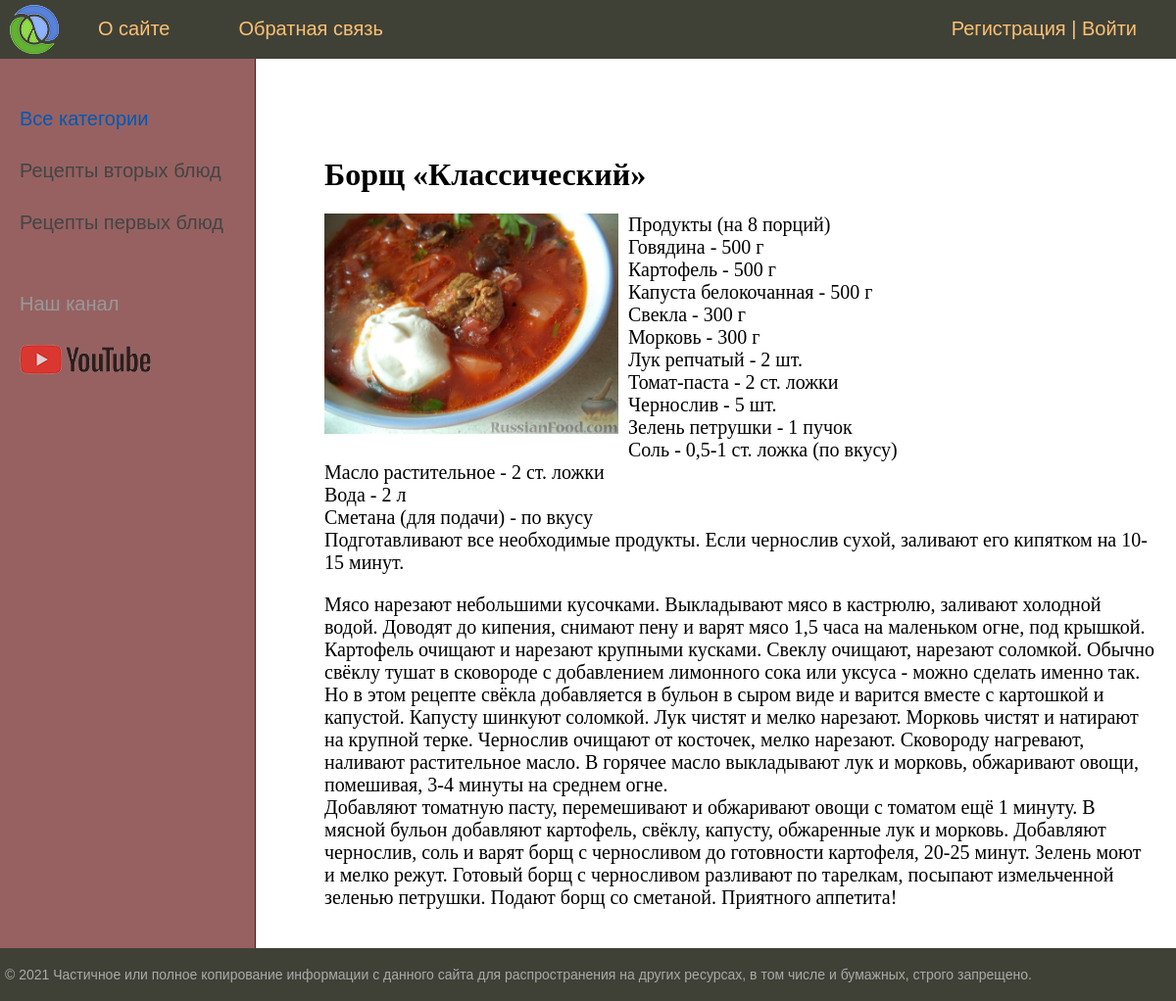
The app's page /post/borsh-klassicheskij/ with its own data.
### post/models.py (models this page shows, shortened)
class Category(models.Model):
    name = models.CharField(max_length=100, db_index=True, verbose_name="Категории")
    slug = models.SlugField(max_length=255, unique=True, db_index=True, verbose_name="URL")
    def get_absolute_url(self):
        return reverse('category', kwargs={'cat_slug': self.slug})
    class Meta:
        verbose_name = 'Категория'
        verbose_name_plural = 'Категории'
        ordering = ['id']

class Recipe(models.Model):
    title = models.CharField(max_length=255, verbose_name="Заголовок")
    slug = models.SlugField(max_length=255, unique=True, db_index=True, verbose_name="URL")
    content = models.TextField(blank=True, verbose_name="Рецепт")
    photo = models.ImageField(upload_to="photos/%Y/%m/%d/", verbose_name="Фото")
    time_create = models.DateTimeField(auto_now_add=True, verbose_name="Время создания")
    time_update = models.DateTimeField(auto_now=True, verbose_name="Время изменения")
    is_published = models.BooleanField(default=True, verbose_name="Публикация")
    cat = models.ForeignKey('Category', on_delete=models.PROTECT, verbose_name="Категории")
    def __str__(self):
        return self.title
    class Meta:
        verbose_name = 'Рецепт'
        verbose_name_plural = 'Рецепты'
        ordering = ['id']

### post/views.py (the view)
# urls.py: path('post/<slug:post_slug>/', ShowPost.as_view(), name='post'),
class ShowPost(DataMixin, DetailView):
    model = Recipe
    template_name = 'post/post.html'
    slug_url_kwarg = 'post_slug'
    context_object_name = 'post'
    def get_context_data(self, *, object_list=None, **kwargs):
        context = super().get_context_data(**kwargs)
        c_def = self.get_user_context(title=context['post'])
        return context | c_def

### post/utils.py (called while the page is built)
    def get_user_context(self, **kwargs):
        context = kwargs
        cats = Category.objects.annotate(Count('recipe'))
        user_menu = menu.copy()
        if not self.request.user.is_authenticated:
            user_menu.pop(1)
        context['menu'] = user_menu
        context['cats'] = cats
        if 'cat_selected' not in context:
            context['cat_selected'] = 0
        return context

### post/templates/post/post.html
{% extends 'post/base.html' %}
{% block content %}
<h1>{{post.title}}</h1>
{% if post.photo %}
<p><img class="img-article-left" src="{{post.photo.url}}"></p>
{% endif %}
{{post.content|linebreaks}}
{% endblock %}

### post/templates/post/base.html (shortened to what this page needs)
{% load static %}
{% load post_tags %}
<!DOCTYPE html>
<html>
<head>
	<link type="text/css" href="{% static 'post/css/styles.css' %}" rel="stylesheet" />
</head>
<body>
<table class="table-page" border=0 cellpadding="0" cellspacing="0">
<tr><td valign=top>
{% block mainmenu %}
		<div class="header">
			<ul id="mainmenu" class="mainmenu">
			<li class="logo"><a href="{% url 'home' %}"><div class="logo"></div></a></li>
{% for m in menu %}
			<li><a href="{% url m.url_name %}">{{m.title}}</a></li>
{% endfor %}
				{% if request.user.is_authenticated %}
				<li class="last"> {{user.username}} | <a href="{% url 'logout' %}">Выйти</a></li>
				{% else %}
				<li class="last"><a href="{% url 'register' %}">Регистрация</a> | <a href="{% url 'login' %}">Войти</a></li>
				{% endif %}
			</ul>
		</div>
{% endblock mainmenu %}
<table class="table-content" border=0 cellpadding="0" cellspacing="0">
<tr>
	<td valign="top" class="left-chapters">
	<ul id="leftchapters">
{% if cat_selected == 0 %}
		<li class="selected">Все категории</li>
{% else %}
		<li><a href="{% url 'home' %}">Все категории</a></li>
{% endif %}
{% for c in cats %}
{% if c.recipe__count > 0 %}
	{% if c.pk == cat_selected %}
		<li class="selected">{{c.name}}</li>
	{% else %}
		<li><a href="{{ c.get_absolute_url }}">{{c.name}}</a></li>
	{% endif %}
{% endif %}
{% endfor %}
		<li class="share">
		<p>Наш канал</p>
		<a class="share-yt" href="https://www.youtube.com/channel/UCvGIDOS-qst0BHeLG-RX5YA" target="_blank" rel="nofollow"></a>
		</li>
	</ul>
</td>
<td valign="top" class="content">
	<div class="content-text">
{% block content %}
{% endblock %}
	</div>
</td></tr></table>
</td></tr>
<tr><td valign=top>
	<div id="footer">
		<p>&copy; 2021 Частичное или полное копирование информации с данного сайта для распространения на других ресурсах, в том числе и бумажных, строго запрещено.</p>
	</div>
</td></tr></table>
</body>
</html>

### post/static/post/css/styles.css (style rules this page uses)
html, body { font-family: 'Arial'; margin: 0; padding: 0; height: 100%; width: 100%; color: rgb(107, 53, 53); }
a { color: #0059b2; text-decoration: none; }
img { max-width: 600px; height: auto; }
img.img-article-left { max-width: 300px; height: auto; float: left; padding: 0 10px 10px 0; }
.table-page { width: 100%; height: 100%; vertical-align: top; }
.table-page tr { height: 100%; }
.header { background: #3F4137; height: 60px; }
.logo { background: url('../images/logo.png') no-repeat 10px 5px; width: 70px; height: 60px; }
ul.mainmenu { list-style: none; margin: 0; padding: 0; height: 60px; color: #fdc073; font-size: 20px; overflow: hidden; }
ul.mainmenu li { float: left; margin: 18px 40px 0 30px; }
ul.mainmenu li.logo { margin: 0; }
ul.mainmenu li.last { float: right; }
ul.mainmenu li a { color: #fdc073; text-decoration: none; }
.table-content { width: 100%; min-height: 100%; height: 100%; }
.left-chapters { margin: 0; background: rgb(151, 97, 97); border-right: 1px solid rgb(80, 21, 21); min-height: 100%; }
.left-chapters ul { width: 230px; min-height: 100%; margin: 0; padding: 20px 10px 10px 20px; list-style: none; font-size: 20px; }
.left-chapters ul li { margin: 30px 0 0 0; color: #999; }
.left-chapters ul li.selected { color: #0059b2; }
.left-chapters ul li a { color: #444; text-decoration: none; }
.left-chapters ul li.share { margin: 60px 0 0 0; }
.left-chapters ul li.share p { margin: 30px 0 30px 0; }
.left-chapters ul li.share a { display: inline-block; width: 40px; height: 40px; margin: 0 20px 0 0; }
.left-chapters ul li.share a.share-yt { width: 100%; height: 30px; background: url('../images/share_yt.png') no-repeat 0 0 }
.content { padding: 40px 20px 20px 40px; width: 100%; box-sizing: border-box; }
.content-text { margin: 60px 0 0 30px; color: #000; font-size: 20px; font-family: Yandex Sans Display Light; }
.content-text h1 { font-size: 32px; }
#footer { box-sizing: border-box; background: #3F4137; padding: 5px; color: #aaa; font-size: 14px; font-family: Verdana, Geneva, Arial, Helvetica; text-align: left; overflow: hidden; }

### records on screen
Category: name "Рецепты вторых блюд"
Category: name "Рецепты первых блюд"
Recipe: title "Борщ «Классический»", photo (picture), content "Продукты (на 8 порций) Говядина - 500 г Картофель - 500 г Капуста белокочанная - 500 г Свекла - 300 г Морковь - 300 г Лук репчатый - 2 шт. Томат-паста - 2 ст. ложки Чернослив - 5 шт. Зелень петрушки - 1 пучок Соль - 0,5-1 ст. ложка (по вкусу) Масло растительное - 2 ст. ложки Вода - 2 л Сметана (для подачи) - по вкусу Подготавливают все необходимые продукты. Если чернослив сухой, заливают его кипятком на 10-15 минут. Мясо нарезают небольшими кусочками. Выкладывают мясо в кастрюлю, заливают холодной водой. Доводят до кипения, снимают пену и варят мясо 1,5 часа на маленьком огне, под крышкой. Картофель очищают и нарезают крупными кусками. Свеклу очищают, нарезают соломкой. Обычно свёклу тушат…"

### other values on screen
{{ m.title }} "О сайте" "Обратная связь"
